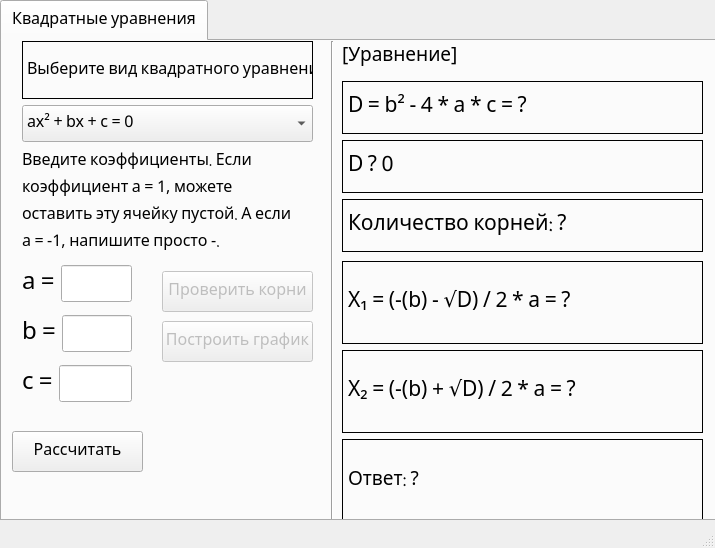
<?xml version="1.0" encoding="UTF-8"?>
<ui version="4.0">
 <class>MainWindow</class>
 <widget class="QMainWindow" name="MainWindow">
  <property name="geometry">
   <rect>
    <x>0</x>
    <y>0</y>
    <width>715</width>
    <height>548</height>
   </rect>
  </property>
  <property name="sizePolicy">
   <sizepolicy hsizetype="Preferred" vsizetype="Preferred">
    <horstretch>0</horstretch>
    <verstretch>0</verstretch>
   </sizepolicy>
  </property>
  <property name="windowTitle">
   <string>Quadratic equations</string>
  </property>
  <widget class="QWidget" name="centralwidget">
   <widget class="QTabWidget" name="tabWidget">
    <property name="geometry">
     <rect>
      <x>0</x>
      <y>0</y>
      <width>821</width>
      <height>521</height>
     </rect>
    </property>
    <property name="sizePolicy">
     <sizepolicy hsizetype="Expanding" vsizetype="Expanding">
      <horstretch>0</horstretch>
      <verstretch>0</verstretch>
     </sizepolicy>
    </property>
    <property name="font">
     <font>
      <family>Noto Naskh Arabic</family>
      <pointsize>12</pointsize>
     </font>
    </property>
    <property name="currentIndex">
     <number>0</number>
    </property>
    <widget class="QWidget" name="tab">
     <attribute name="title">
      <string>Квадратные уравнения</string>
     </attribute>
     <widget class="QWidget" name="verticalLayoutWidget">
      <property name="geometry">
       <rect>
        <x>20</x>
        <y>0</y>
        <width>291</width>
        <height>101</height>
       </rect>
      </property>
      <layout class="QVBoxLayout" name="verticalLayout">
       <item>
        <widget class="QLabel" name="label">
         <property name="font">
          <font>
           <family>Noto Naskh Arabic UI</family>
           <pointsize>12</pointsize>
          </font>
         </property>
         <property name="frameShape">
          <enum>QFrame::Box</enum>
         </property>
         <property name="text">
          <string>Выберите вид квадратного уравнения</string>
         </property>
        </widget>
       </item>
       <item>
        <widget class="QComboBox" name="comboBox">
         <item>
          <property name="text">
           <string>ax² + bx + c = 0</string>
          </property>
         </item>
         <item>
          <property name="text">
           <string>ax² + bx = 0</string>
          </property>
         </item>
         <item>
          <property name="text">
           <string>ax² + c = 0</string>
          </property>
         </item>
         <item>
          <property name="text">
           <string>ax² = 0</string>
          </property>
         </item>
        </widget>
       </item>
      </layout>
     </widget>
     <widget class="Line" name="line">
      <property name="geometry">
       <rect>
        <x>320</x>
        <y>0</y>
        <width>20</width>
        <height>481</height>
       </rect>
      </property>
      <property name="orientation">
       <enum>Qt::Vertical</enum>
      </property>
     </widget>
     <widget class="QPushButton" name="pushButton">
      <property name="geometry">
       <rect>
        <x>10</x>
        <y>390</y>
        <width>131</width>
        <height>41</height>
       </rect>
      </property>
      <property name="text">
       <string>Рассчитать</string>
      </property>
     </widget>
     <widget class="QLabel" name="label_5">
      <property name="geometry">
       <rect>
        <x>20</x>
        <y>110</y>
        <width>281</width>
        <height>101</height>
       </rect>
      </property>
      <property name="text">
       <string>Введите коэффициенты. Если коэффициент a = 1, можете оставить эту ячейку пустой. А если a = -1, напишите просто -.</string>
      </property>
      <property name="wordWrap">
       <bool>true</bool>
      </property>
     </widget>
     <widget class="QWidget" name="verticalLayoutWidget_4">
      <property name="geometry">
       <rect>
        <x>20</x>
        <y>220</y>
        <width>110</width>
        <height>149</height>
       </rect>
      </property>
      <layout class="QVBoxLayout" name="verticalLayout_4">
       <item>
        <layout class="QHBoxLayout" name="horizontalLayout_6">
         <item>
          <widget class="QLabel" name="label_4">
           <property name="font">
            <font>
             <pointsize>18</pointsize>
            </font>
           </property>
           <property name="text">
            <string>a =</string>
           </property>
          </widget>
         </item>
         <item>
          <widget class="QLineEdit" name="coefa"/>
         </item>
        </layout>
       </item>
       <item>
        <layout class="QHBoxLayout" name="horizontalLayout_3">
         <item>
          <widget class="QLabel" name="label_3">
           <property name="font">
            <font>
             <pointsize>18</pointsize>
            </font>
           </property>
           <property name="text">
            <string>b =</string>
           </property>
          </widget>
         </item>
         <item>
          <widget class="QLineEdit" name="coefb"/>
         </item>
        </layout>
       </item>
       <item>
        <layout class="QHBoxLayout" name="horizontalLayout_5">
         <item>
          <widget class="QLabel" name="label_2">
           <property name="font">
            <font>
             <pointsize>18</pointsize>
            </font>
           </property>
           <property name="text">
            <string>c =</string>
           </property>
          </widget>
         </item>
         <item>
          <widget class="QLineEdit" name="coefc"/>
         </item>
        </layout>
       </item>
      </layout>
     </widget>
     <widget class="QWidget" name="verticalLayoutWidget_2">
      <property name="geometry">
       <rect>
        <x>340</x>
        <y>40</y>
        <width>361</width>
        <height>171</height>
       </rect>
      </property>
      <layout class="QVBoxLayout" name="verticalLayout_2">
       <item>
        <layout class="QHBoxLayout" name="horizontalLayout_7">
         <item>
          <widget class="QLabel" name="label_6">
           <property name="font">
            <font>
             <pointsize>16</pointsize>
            </font>
           </property>
           <property name="frameShape">
            <enum>QFrame::Box</enum>
           </property>
           <property name="text">
            <string>D = b² - 4 * a * c = ?</string>
           </property>
           <property name="wordWrap">
            <bool>true</bool>
           </property>
          </widget>
         </item>
        </layout>
       </item>
       <item>
        <widget class="QLabel" name="label_7">
         <property name="font">
          <font>
           <pointsize>16</pointsize>
          </font>
         </property>
         <property name="frameShape">
          <enum>QFrame::Box</enum>
         </property>
         <property name="text">
          <string>D ? 0</string>
         </property>
        </widget>
       </item>
       <item>
        <widget class="QLabel" name="label_8">
         <property name="font">
          <font>
           <pointsize>16</pointsize>
          </font>
         </property>
         <property name="frameShape">
          <enum>QFrame::Box</enum>
         </property>
         <property name="text">
          <string>Количество корней: ?</string>
         </property>
        </widget>
       </item>
      </layout>
     </widget>
     <widget class="QWidget" name="verticalLayoutWidget_3">
      <property name="geometry">
       <rect>
        <x>340</x>
        <y>220</y>
        <width>361</width>
        <height>261</height>
       </rect>
      </property>
      <layout class="QVBoxLayout" name="verticalLayout_3">
       <item>
        <widget class="QLabel" name="label_9">
         <property name="font">
          <font>
           <family>Noto Naskh Arabic</family>
           <pointsize>16</pointsize>
          </font>
         </property>
         <property name="frameShape">
          <enum>QFrame::Box</enum>
         </property>
         <property name="text">
          <string>X₁ = (-(b) - √D) / 2 * a = ?</string>
         </property>
         <property name="wordWrap">
          <bool>true</bool>
         </property>
        </widget>
       </item>
       <item>
        <widget class="QLabel" name="label_10">
         <property name="font">
          <font>
           <pointsize>16</pointsize>
          </font>
         </property>
         <property name="frameShape">
          <enum>QFrame::Box</enum>
         </property>
         <property name="text">
          <string>X₂ = (-(b) + √D) / 2 * a = ?</string>
         </property>
         <property name="wordWrap">
          <bool>true</bool>
         </property>
        </widget>
       </item>
       <item>
        <widget class="QLabel" name="label_11">
         <property name="font">
          <font>
           <pointsize>14</pointsize>
          </font>
         </property>
         <property name="frameShape">
          <enum>QFrame::Box</enum>
         </property>
         <property name="text">
          <string>Ответ: ?</string>
         </property>
         <property name="wordWrap">
          <bool>true</bool>
         </property>
        </widget>
       </item>
      </layout>
     </widget>
     <widget class="QPushButton" name="pushButton_2">
      <property name="enabled">
       <bool>false</bool>
      </property>
      <property name="geometry">
       <rect>
        <x>160</x>
        <y>230</y>
        <width>151</width>
        <height>41</height>
       </rect>
      </property>
      <property name="text">
       <string>Проверить корни</string>
      </property>
     </widget>
     <widget class="QPushButton" name="pushButton_3">
      <property name="enabled">
       <bool>false</bool>
      </property>
      <property name="geometry">
       <rect>
        <x>160</x>
        <y>280</y>
        <width>151</width>
        <height>41</height>
       </rect>
      </property>
      <property name="text">
       <string>Построить график</string>
      </property>
     </widget>
     <widget class="QLabel" name="label_13">
      <property name="geometry">
       <rect>
        <x>340</x>
        <y>0</y>
        <width>401</width>
        <height>31</height>
       </rect>
      </property>
      <property name="font">
       <font>
        <pointsize>14</pointsize>
       </font>
      </property>
      <property name="text">
       <string>[Уравнение]</string>
      </property>
     </widget>
    </widget>
   </widget>
  </widget>
  <widget class="QStatusBar" name="statusbar">
   <property name="font">
    <font>
     <pointsize>14</pointsize>
     <weight>50</weight>
     <bold>false</bold>
    </font>
   </property>
  </widget>
  <action name="action">
   <property name="text">
    <string>Создатель</string>
   </property>
  </action>
 </widget>
 <resources/>
 <connections/>
</ui>
